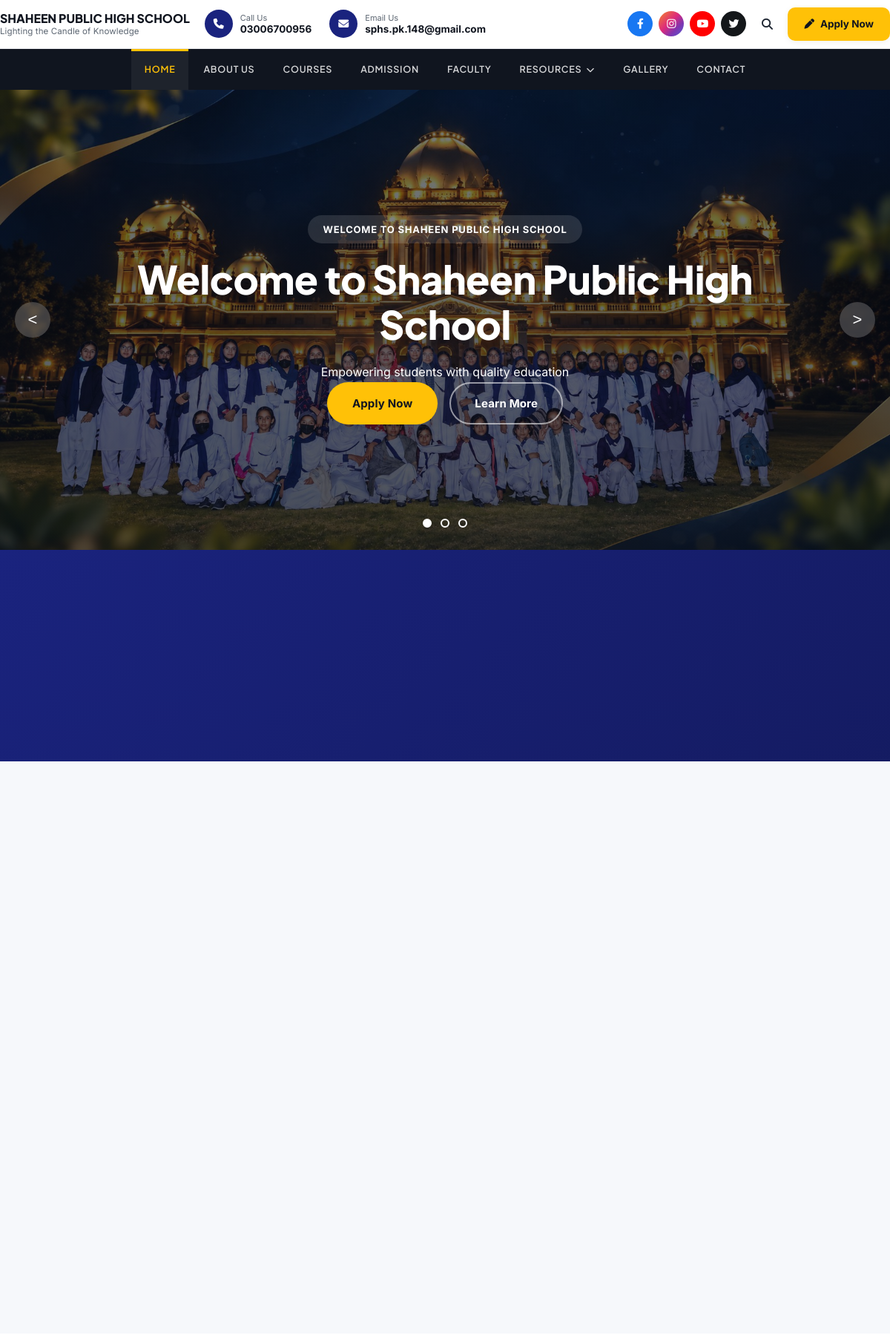
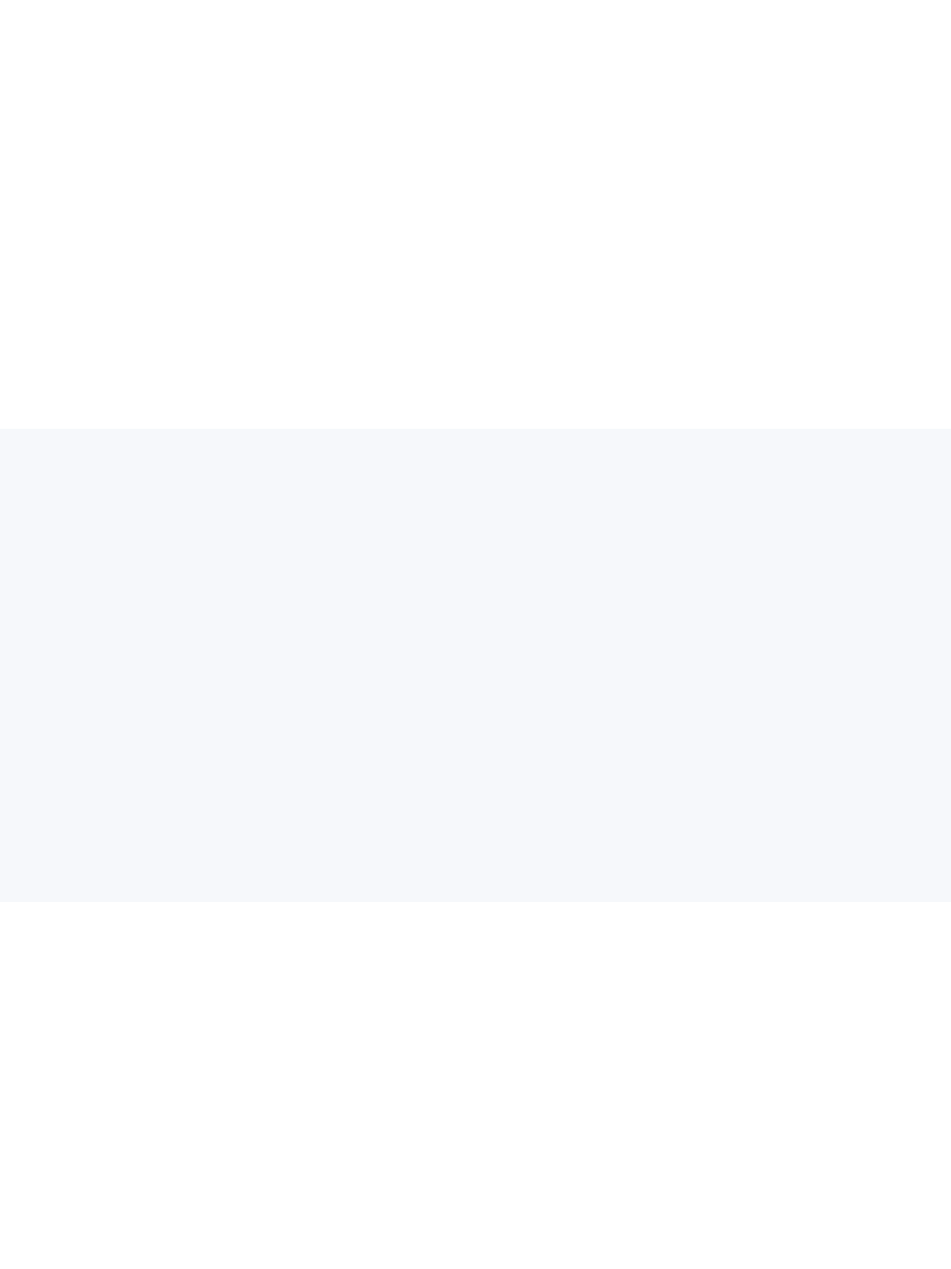
The page / (upper part) on the database its author committed (2 pictures, top to bottom).
### tables this page shows
CREATE TABLE `hero_carousel` (
  `id` int(11) NOT NULL,
  `image_path` varchar(255) NOT NULL,
  `title` varchar(200) DEFAULT NULL,
  `subtitle` text DEFAULT NULL,
  `text_color` varchar(20) DEFAULT '#ffffff',
  `display_order` int(11) DEFAULT 0,
  `status` enum('active','inactive') DEFAULT 'active',
  `created_at` timestamp NOT NULL DEFAULT current_timestamp(),
  `updated_at` timestamp NOT NULL DEFAULT current_timestamp() ON UPDATE current_timestamp()
);

### includes/settings_helper.php (called while the page is built, shortened)
<?php
$_settings_cache = null;
function loadSettings() {
    global $conn, $_settings_cache;
    $_settings_cache = [];
    $result = mysqli_query($conn, "SELECT setting_key, setting_value FROM settings");
    if ($result) {
        while ($row = mysqli_fetch_assoc($result)) {
            $_settings_cache[$row['setting_key']] = $row['setting_value'];
        }
    }
    return $_settings_cache;
}
function getSetting($key, $default = '') {
    global $_settings_cache;
    if ($_settings_cache === null) {
        loadSettings();
    }
    return isset($_settings_cache[$key]) ? $_settings_cache[$key] : $default;
}
function getSiteName() {
    return getSetting('site_name', 'SHAHEEN PUBLIC HIGH SCHOOL');
}
function getHeroCarouselSlides() {
    global $conn;
    $query = "SELECT * FROM hero_carousel WHERE status = 'active' ORDER BY display_order ASC";
    $result = mysqli_query($conn, $query);
    $slides = [];
    if ($result) {
        while ($row = mysqli_fetch_assoc($result)) {
            $slides[] = $row;
        }
    }
    return $slides;
}
?>

### index.php (the view, shortened to what this page needs)
<?php
require_once 'includes/config.php';
?>
<?php include 'includes/header.php'; ?>
<?php $carousel_slides = getHeroCarouselSlides(); ?>
<section class="hero-carousel" style="position: relative; min-height: 620px; overflow: hidden; padding: 0;">
    <?php if (!empty($carousel_slides)): ?>
        <?php foreach ($carousel_slides as $index => $slide): ?>
            <div class="carousel-slide hero-cover <?php echo $index === 0 ? 'active' : ''; ?>" style="position: absolute; top: 0; left: 0; width: 100%; height: 100%; background-image: url('<?php echo htmlspecialchars($slide['image_path']); ?>'); opacity: <?php echo $index === 0 ? '1' : '0'; ?>; transition: opacity 1.5s ease-in-out;">
                <div class="container" style="text-align: center;">
                    <div class="hero-content" style="max-width: 900px; margin: 0 auto;">
                        <span class="eyebrow on-dark">Welcome to <?php echo getSiteName(); ?></span>
                        <?php
                        $heading_tag = $index === 0 ? 'h1' : 'p';
                        ?>
                        <<?php echo $heading_tag; ?> class="hero-heading" style="color: <?php echo htmlspecialchars($slide['text_color'] ?? '#ffffff'); ?>; animation: fadeInUp 1s;">
                            <?php echo htmlspecialchars($slide['title'] ?: 'Welcome to ' . getSiteName()); ?>
                        </<?php echo $heading_tag; ?>>
                        <?php if (!empty($slide['subtitle'])): ?>
                            <p class="tagline" style="color: <?php echo htmlspecialchars($slide['text_color'] ?? '#ffffff'); ?>; animation: fadeInUp 1.2s;">
                                <?php echo htmlspecialchars($slide['subtitle']); ?>
                            </p>
                        <?php endif; ?>
                        <div class="btn-group" style="justify-content: center; animation: fadeInUp 1.4s;">
                            <a href="admission.php" class="btn btn-primary">Apply Now</a>
                            <a href="about.php" class="btn btn-outline">Learn More</a>
                        </div>
                    </div>
                </div>
            </div>
        <?php endforeach; ?>
        <div class="carousel-indicators" style="position: absolute; bottom: 30px; left: 50%; transform: translateX(-50%); z-index: 10; display: flex; gap: 12px;">
            <?php foreach ($carousel_slides as $index => $slide): ?>
                <button class="carousel-dot <?php echo $index === 0 ? 'active' : ''; ?>" data-slide="<?php echo $index; ?>" style="width: 12px; height: 12px; border-radius: 50%; border: 2px solid white; background: <?php echo $index === 0 ? 'white' : 'transparent'; ?>; cursor: pointer; transition: all 0.3s;"></button>
            <?php endforeach; ?>
        </div>
        <button class="carousel-prev" style="position: absolute; left: 20px; top: 50%; transform: translateY(-50%); z-index: 10; background: rgba(255,255,255,0.2); backdrop-filter: blur(4px); border: none; color: white; width: 48px; height: 48px; border-radius: 50%; font-size: 22px; cursor: pointer; transition: all 0.3s;">&lt;</button>
        <button class="carousel-next" style="position: absolute; right: 20px; top: 50%; transform: translateY(-50%); z-index: 10; background: rgba(255,255,255,0.2); backdrop-filter: blur(4px); border: none; color: white; width: 48px; height: 48px; border-radius: 50%; font-size: 22px; cursor: pointer; transition: all 0.3s;">&gt;</button>
    <?php endif; ?>
</section>
<section class="stats">
    <div class="container">
        <div class="stats-grid">
        </div>
    </div>
</section>
<?php $home_campuses = mysqli_query($conn, "SELECT * FROM campuses WHERE status = 'active' ORDER BY display_order ASC, id ASC"); ?>
<?php if ($home_campuses && mysqli_num_rows($home_campuses) > 0): ?>
<section class="bg-light">
    <div class="container">
        <div class="card-grid">
        </div>
    </div>
</section>
<?php endif; ?>
<section>
    <div class="container text-center">
    </div>
</section>
<section class="bg-light">
    <div class="container">
    </div>
</section>
<section>
    <div class="container">
        <div class="grid-4">
        </div>
    </div>
</section>
<?php include 'includes/footer.php'; ?>

### css/style.css (style rules this page uses)
:root { --primary-color: #0B4DA2; --secondary-color: #FFFFFF; --accent-color: #F9C900; --ink: #10151f; --text-dark: #1c2430; --text-light: #5c6672; --muted: #8892a0; --border-color: #e7e9ee; --bg-light: #f6f8fb; --surface: #ffffff; --primary-dark: #0a3a7a; --primary-dark: color-mix(in srgb, var(--primary-color) 78%, black); --primary-soft: #eaf1fb; --primary-soft: color-mix(in srgb, var(--primary-color) 8%, white); --accent-dark: #d1a900; --accent-dark: color-mix(in srgb, var(--accent-color) 80%, black); --font-display: 'Plus Jakarta Sans', 'Poppins', 'Segoe UI', sans-serif; --font-body: 'Inter', 'Segoe UI', Tahoma, Geneva, Verdana, sans-serif; --radius-sm: 10px; --radius-md: 16px; --radius-lg: 24px; --radius-pill: 999px; --shadow-xs: 0 2px 8px rgba(16, 21, 31, 0.06); --shadow-sm: 0 8px 24px rgba(16, 21, 31, 0.08); --shadow-md: 0 16px 40px rgba(16, 21, 31, 0.10); --shadow-lg: 0 30px 70px rgba(16, 21, 31, 0.14); --shadow: var(--shadow-sm); --shadow-lg-legacy: var(--shadow-md); --container-width: 1240px; --transition: 280ms cubic-bezier(.4,0,.2,1); }
* { margin: 0; padding: 0; box-sizing: border-box; }
html { scroll-behavior: smooth; }
body { font-family: var(--font-body); color: var(--text-dark); line-height: 1.7; overflow-x: hidden; background: var(--surface); -webkit-font-smoothing: antialiased; -moz-osx-font-smoothing: grayscale; }
h1, h2, h3, h4, h5, h6 { font-family: var(--font-display); color: var(--ink); line-height: 1.25; letter-spacing: -0.01em; }
a { text-decoration: none; color: inherit; transition: color var(--transition), background var(--transition), border-color var(--transition), transform var(--transition), box-shadow var(--transition); }
p { color: var(--text-light); }
.container { max-width: var(--container-width); margin: 0 auto; padding: 0 24px; }
.eyebrow { display: inline-flex; align-items: center; gap: 8px; background: var(--primary-soft); color: var(--primary-color); padding: 8px 20px; border-radius: var(--radius-pill); font-size: 13px; font-weight: 700; letter-spacing: .06em; text-transform: uppercase; margin-bottom: 18px; }
.eyebrow.on-dark { background: rgba(255,255,255,0.12); color: #fff; }
.hero-content { flex: 1; }
.hero-cover { position: relative; min-height: 620px; display: flex; align-items: center; background-size: cover; background-position: center; }
.hero-cover::before { content: ''; position: absolute; inset: 0; background: linear-gradient(180deg, rgba(10,15,26,0.55) 0%, rgba(10,15,26,0.72) 100%); }
.hero-cover .container { position: relative; z-index: 2; }
.hero-cover h1, .hero-cover .hero-heading { font-size: clamp(32px, 4.4vw, 54px); font-weight: 800; margin-bottom: 20px; line-height: 1.15; }
.btn { display: inline-flex; align-items: center; justify-content: center; gap: 10px; padding: 14px 32px; border-radius: var(--radius-pill); font-weight: 700; font-size: 15px; letter-spacing: .01em; transition: all var(--transition); cursor: pointer; border: 2px solid transparent; }
.btn-primary { background: var(--accent-color); color: var(--ink); box-shadow: var(--shadow-sm); }
.btn-outline { background: transparent; color: var(--secondary-color); border: 2px solid rgba(255,255,255,0.55); }
.btn-group { display: flex; gap: 16px; flex-wrap: wrap; }
section { padding: clamp(64px, 8vw, 110px) 0; }
.bg-light { background: var(--bg-light); }
.grid-4 { display: grid; grid-template-columns: repeat(4, 1fr); gap: 30px; }
.card-grid { display: grid; grid-template-columns: repeat(auto-fit, minmax(300px, 1fr)); gap: 30px; }
.stats { background: linear-gradient(135deg, var(--primary-color) 0%, var(--primary-dark) 100%); color: var(--secondary-color); }
.stats-grid { display: grid; grid-template-columns: repeat(auto-fit, minmax(200px, 1fr)); gap: 40px; text-align: center; }
.text-center { text-align: center; }

### rows shown on the page
hero_carousel: image_path (picture), title "Welcome to Shaheen Public High School", subtitle "Empowering students with quality education"
hero_carousel: $index 1 (drawn)

### other values the page prints
getSiteName() "SHAHEEN PUBLIC HIGH SCHOOL"
$first_phone "03006700956"
getSiteEmail() "sphs.pk.148@gmail.com"
